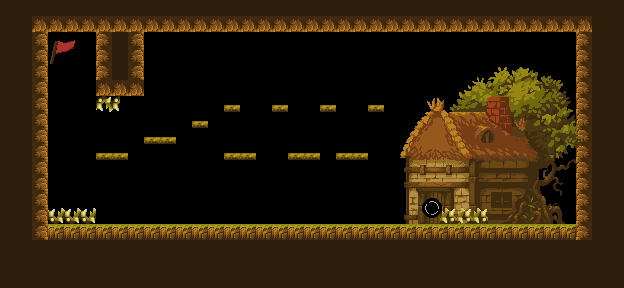

This game map was drawn from its Tiled (.tmx) file and the tilesets committed beside it. A one-line description and the trimmed map source follow:
An orthogonal 39x18 tile map with 16x16 px tiles, 4 tile layers (deep, platform, aset-1, aset-2), 2 tilesets and 18 objects (10x one-way-platform, 3x obstacle, checkpoint, player, foot-sensor, ...).

<map version="1.10" tiledversion="1.11.2" orientation="orthogonal" renderorder="right-down" width="39" height="18" tilewidth="16" tileheight="16" infinite="0" nextlayerid="6" nextobjectid="19">
 <tileset firstgid="1" source="tileset.tsx" />
 <tileset firstgid="341" source="enviroment.tsx" />
 <layer id="1" name="deep" width="39" height="18">
  <data>[702 cells, 335 non-empty, 121 distinct tile ids]</data>
 </layer>
 <layer id="2" name="platform" width="39" height="18">
  <data>[702 cells, 103 non-empty, 5 distinct tile ids]</data>
 </layer>
 <layer id="3" name="aset-1" width="39" height="18">
  <data>[702 cells, 27 non-empty, 21 distinct tile ids]</data>
 </layer>
 <layer id="4" name="aset-2" width="39" height="18">
  <data>[702 cells, 30 non-empty, 11 distinct tile ids]</data>
 </layer>
 <objectgroup id="5" name="objects">
  <object id="1" name="checkpoint" x="49.625" y="51.5625" width="15.75" height="15.625" />
  <object id="2" name="player" x="49.75" y="41.8125" width="15" height="22" />
  <object id="3" name="foot-sensor" x="50.4034" y="62.3685" width="14" height="4" />
  <object id="4" name="key-sensor" x="447.448" y="100.167" width="12.125" height="11.25" />
  <object id="5" name="obstacle" x="46.927" y="207.125" width="51.5" height="7.75" />
  <object id="6" name="one-way-platform" x="96.75" y="151.875" width="31.5" height="7.25" />
  <object id="7" name="obstacle" x="95" y="95.5" width="23.5" height="12" />
  <object id="8" name="one-way-platform" x="141.5" y="137.5" width="35.5" height="6.5" />
  <object id="9" name="one-way-platform" x="190.5" y="121" width="17" height="7" />
  <object id="10" name="one-way-platform" x="223.5" y="105" width="16" height="6" />
  <object id="11" name="one-way-platform" x="272" y="104.5" width="15.5" height="8.5" />
  <object id="12" name="one-way-platform" x="320.5" y="104.5" width="16" height="8.5" />
  <object id="13" name="one-way-platform" x="369.5" y="103.5" width="15.5" height="8" />
  <object id="14" name="one-way-platform" x="223" y="152.5" width="33.5" height="6.5" />
  <object id="15" name="one-way-platform" x="288.5" y="152" width="30.5" height="8" />
  <object id="16" name="one-way-platform" x="336.5" y="154" width="31.5" height="5" />
  <object id="17" name="obstacle" x="441.5" y="209.5" width="42.5" height="8" />
  <object id="18" name="portal-sensor" x="420.5" y="199.5" width="19" height="20" />
 </objectgroup>
</map>